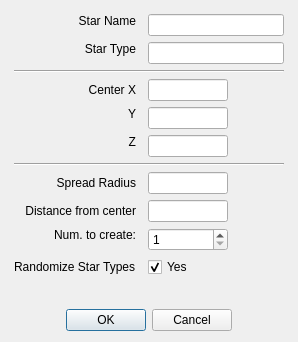
<?xml version="1.0" encoding="UTF-8"?>
<ui version="4.0">
 <class>CreateNewStarDlg</class>
 <widget class="QWidget" name="CreateNewStarDlg">
  <property name="geometry">
   <rect>
    <x>0</x>
    <y>0</y>
    <width>298</width>
    <height>342</height>
   </rect>
  </property>
  <property name="windowTitle">
   <string>Create New Star</string>
  </property>
  <layout class="QVBoxLayout" name="verticalLayout">
   <item>
    <layout class="QGridLayout" name="gridLayout">
     <property name="margin">
      <number>3</number>
     </property>
     <item row="0" column="0">
      <widget class="QLabel" name="label">
       <property name="text">
        <string>Star Name</string>
       </property>
       <property name="alignment">
        <set>Qt::AlignRight|Qt::AlignTop|Qt::AlignTrailing</set>
       </property>
       <property name="margin">
        <number>3</number>
       </property>
      </widget>
     </item>
     <item row="1" column="0">
      <widget class="QLabel" name="label_2">
       <property name="text">
        <string>Star Type</string>
       </property>
       <property name="alignment">
        <set>Qt::AlignRight|Qt::AlignTop|Qt::AlignTrailing</set>
       </property>
       <property name="margin">
        <number>3</number>
       </property>
      </widget>
     </item>
     <item row="10" column="0">
      <widget class="QLabel" name="label_9">
       <property name="text">
        <string>Num. to create:</string>
       </property>
       <property name="alignment">
        <set>Qt::AlignRight|Qt::AlignTop|Qt::AlignTrailing</set>
       </property>
       <property name="margin">
        <number>3</number>
       </property>
      </widget>
     </item>
     <item row="10" column="2">
      <widget class="QSpinBox" name="spinBox">
       <property name="maximumSize">
        <size>
         <width>80</width>
         <height>16777215</height>
        </size>
       </property>
       <property name="minimum">
        <number>1</number>
       </property>
       <property name="maximum">
        <number>10000</number>
       </property>
      </widget>
     </item>
     <item row="11" column="0">
      <widget class="QLabel" name="label_10">
       <property name="text">
        <string>Randomize Star Types</string>
       </property>
       <property name="margin">
        <number>3</number>
       </property>
      </widget>
     </item>
     <item row="11" column="2">
      <widget class="QCheckBox" name="chkTypes">
       <property name="text">
        <string>Yes</string>
       </property>
       <property name="checked">
        <bool>true</bool>
       </property>
      </widget>
     </item>
     <item row="3" column="2">
      <widget class="QLineEdit" name="txtX">
       <property name="maximumSize">
        <size>
         <width>80</width>
         <height>16777215</height>
        </size>
       </property>
       <property name="alignment">
        <set>Qt::AlignLeading|Qt::AlignLeft|Qt::AlignTop</set>
       </property>
      </widget>
     </item>
     <item row="3" column="0">
      <widget class="QLabel" name="label_11">
       <property name="text">
        <string>Center X</string>
       </property>
       <property name="alignment">
        <set>Qt::AlignRight|Qt::AlignTrailing|Qt::AlignVCenter</set>
       </property>
      </widget>
     </item>
     <item row="8" column="0">
      <widget class="QLabel" name="label_6">
       <property name="text">
        <string>Spread Radius</string>
       </property>
       <property name="alignment">
        <set>Qt::AlignRight|Qt::AlignTrailing|Qt::AlignVCenter</set>
       </property>
       <property name="margin">
        <number>3</number>
       </property>
      </widget>
     </item>
     <item row="8" column="2">
      <widget class="QLineEdit" name="txtRadius">
       <property name="maximumSize">
        <size>
         <width>80</width>
         <height>16777215</height>
        </size>
       </property>
      </widget>
     </item>
     <item row="4" column="0">
      <widget class="QLabel" name="label_4">
       <property name="text">
        <string>Y</string>
       </property>
       <property name="alignment">
        <set>Qt::AlignRight|Qt::AlignTop|Qt::AlignTrailing</set>
       </property>
       <property name="margin">
        <number>3</number>
       </property>
      </widget>
     </item>
     <item row="4" column="2">
      <widget class="QLineEdit" name="txtY">
       <property name="maximumSize">
        <size>
         <width>80</width>
         <height>16777215</height>
        </size>
       </property>
       <property name="alignment">
        <set>Qt::AlignLeading|Qt::AlignLeft|Qt::AlignTop</set>
       </property>
      </widget>
     </item>
     <item row="5" column="2">
      <widget class="QLineEdit" name="txtZ">
       <property name="maximumSize">
        <size>
         <width>80</width>
         <height>16777215</height>
        </size>
       </property>
       <property name="alignment">
        <set>Qt::AlignLeading|Qt::AlignLeft|Qt::AlignTop</set>
       </property>
      </widget>
     </item>
     <item row="5" column="0">
      <widget class="QLabel" name="label_5">
       <property name="text">
        <string>Z</string>
       </property>
       <property name="alignment">
        <set>Qt::AlignRight|Qt::AlignTop|Qt::AlignTrailing</set>
       </property>
       <property name="margin">
        <number>3</number>
       </property>
      </widget>
     </item>
     <item row="0" column="2">
      <widget class="QLineEdit" name="txtStarName">
       <property name="alignment">
        <set>Qt::AlignLeading|Qt::AlignLeft|Qt::AlignTop</set>
       </property>
      </widget>
     </item>
     <item row="1" column="2">
      <widget class="QLineEdit" name="txtStarType">
       <property name="alignment">
        <set>Qt::AlignLeading|Qt::AlignLeft|Qt::AlignTop</set>
       </property>
      </widget>
     </item>
     <item row="2" column="0" colspan="3">
      <widget class="Line" name="line">
       <property name="orientation">
        <enum>Qt::Horizontal</enum>
       </property>
      </widget>
     </item>
     <item row="7" column="0" colspan="3">
      <widget class="Line" name="line_2">
       <property name="orientation">
        <enum>Qt::Horizontal</enum>
       </property>
      </widget>
     </item>
     <item row="9" column="0">
      <widget class="QLabel" name="label_3">
       <property name="text">
        <string>Distance from center</string>
       </property>
       <property name="alignment">
        <set>Qt::AlignRight|Qt::AlignTrailing|Qt::AlignVCenter</set>
       </property>
       <property name="margin">
        <number>3</number>
       </property>
      </widget>
     </item>
     <item row="9" column="2">
      <widget class="QLineEdit" name="txtDistanceFromCenter">
       <property name="maximumSize">
        <size>
         <width>80</width>
         <height>16777215</height>
        </size>
       </property>
      </widget>
     </item>
    </layout>
   </item>
   <item>
    <spacer name="verticalSpacer">
     <property name="orientation">
      <enum>Qt::Vertical</enum>
     </property>
     <property name="sizeHint" stdset="0">
      <size>
       <width>20</width>
       <height>22</height>
      </size>
     </property>
    </spacer>
   </item>
   <item>
    <widget class="QDialogButtonBox" name="buttonBox">
     <property name="standardButtons">
      <set>QDialogButtonBox::Cancel|QDialogButtonBox::Ok</set>
     </property>
     <property name="centerButtons">
      <bool>true</bool>
     </property>
    </widget>
   </item>
  </layout>
 </widget>
 <tabstops>
  <tabstop>txtStarName</tabstop>
  <tabstop>txtStarType</tabstop>
  <tabstop>txtX</tabstop>
  <tabstop>txtY</tabstop>
  <tabstop>txtZ</tabstop>
  <tabstop>txtRadius</tabstop>
  <tabstop>txtDistanceFromCenter</tabstop>
  <tabstop>spinBox</tabstop>
  <tabstop>chkTypes</tabstop>
  <tabstop>buttonBox</tabstop>
 </tabstops>
 <resources/>
 <connections/>
</ui>
